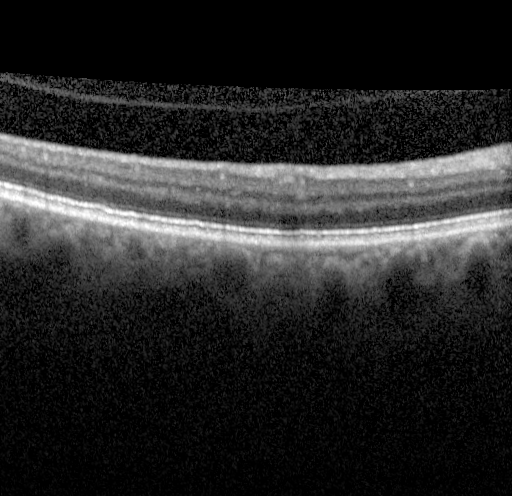
#> input picture B5B3ADB0.tif, 512 x 496 px
$ python getRetinalLayers.py   (older library calls are emulated)
#> lines starting #> are read from the running program, lines starting #| are printed output that depends on the picture
#> further down, img is the input picture: shape (496, 512); min 0, max 255, mean 39.8
### getAdjacencyMatrix.py
import cv2
import numpy as np
from matplotlib import pyplot as plt
import matplotlib.lines as mlines
from scipy.sparse import csr_matrix
from scipy.sparse.csgraph import dijkstra


#####################################


# Defines a translation from 2 coordinates to a single index number
def sub2ind(array_shape, rows, cols):
    ind = rows*array_shape[1] + cols
    return ind

# Defines a reversed translation from index to 2 coordinates
def ind2sub(array_shape, ind):
    rows = (ind // array_shape[1])
    cols = ind % array_shape[1]
    return (rows, cols)

# constructs the adjacency matrices from an input image
def get_adjacency_matrix(img):

    # pad image with vertical column on both sides
    img = cv2.copyMakeBorder(img, 0, 0, 1, 1, cv2.BORDER_CONSTANT, value=0)
#> img: shape (496, 514)

    # get  vertical gradient image
    gy = cv2.Sobel(img, cv2.CV_64F, 0, 1, ksize=5)
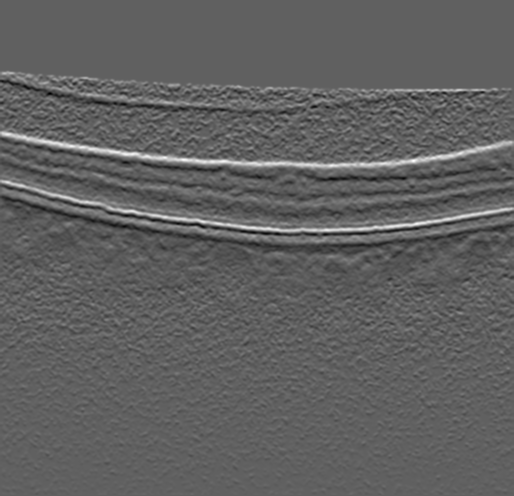
#> gy: shape (496, 514) float64; min -3820, max 6245, mean 0.5; drawn with min black and max white

    # norm values between 0 and 1
    gradImg = (gy - np.amin(gy))/(np.amax(gy)-np.amin(gy))

    # get the invert of the gradient image.
    gradImgMinus = 1-gradImg
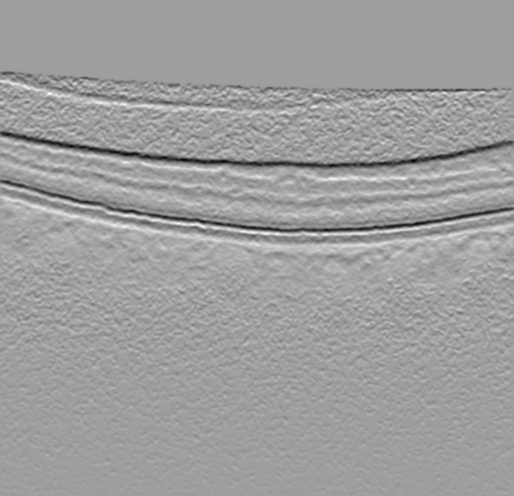
#> gradImgMinus: shape (496, 514) float64; min 0, max 1, mean 0.62

    height, width = gradImg.shape
#> height = 496; width = 514

    # minimal weight
    minWeight = 1E-5

    # iteration order over neighboring pixels in X and Y direction
    neighborIterY = [1, 0, -1, 1, -1,  1,  0, -1]
    neighborIterX = [1, 1,  1, 0,  0, -1, -1, -1]


    # 1 dimensional array to store the locations A (in the image as indices) for each weight.
    # np.arange returns evenly spaced values within  the interval 0 to size of the image
    adjMAsub = np.arange(height*width)

    # convert adjMA to y, x coordinates
    adjMAy,adjMAx = ind2sub(gradImg.shape, adjMAsub)

    # reshaping adjMAsub to a vertical vector
    adjMAsub = adjMAsub.reshape(adjMAsub.size,1)
    szadjMAsub = adjMAsub.shape
#> szadjMAsub = (254944, 1)

    # prepare to obtain the 8-connected neighbors of adjMAsub
    # Construct an array by repeating neighborIterX the number of times given in the second argument
    neighborIterY = np.tile(neighborIterY, (szadjMAsub[0],1))
    neighborIterX = np.tile(neighborIterX, (szadjMAsub[0],1))

    # repeat 8 times
    adjMAsub = np.tile(adjMAsub,(1, 8))
    adjMAy = np.tile(adjMAy,(1, 8))
    adjMAx = np.tile(adjMAx,(1, 8))


    #  get 8-connected neighbors of adjMAsub, adjMBx, adjMBy and adjMBsub
    adjMBy = adjMAy + neighborIterY.T.flatten()
    adjMBx = adjMAx + neighborIterX.T.flatten()

    #  make sure all locations are within the image.
    keepInd1 = np.logical_and(adjMBy >= 0, adjMBy < height)
    keepInd2 = np.logical_and(adjMBx >= 0, adjMBx < width)
    keepInd = np.logical_and(keepInd1,keepInd2)

    adjMAsub = adjMAsub.T.flatten()
    adjMAsub = adjMAsub.reshape(1,adjMAsub.size)
    adjMAsub = adjMAsub[keepInd]
    adjMBy = adjMBy[keepInd]
    adjMBx = adjMBx[keepInd]

    adjMBsub = sub2ind(gradImg.shape,adjMBy[:],adjMBx[:])

    # calculate weight
    gradImg1 = gradImg.flatten()
    gradImgMinus1 = gradImgMinus.flatten()
    adjMW = 2 - gradImg1[adjMAsub[:]] - gradImg1[adjMBsub[:]] + minWeight
    adjMmW = 2 - gradImgMinus1[adjMAsub[:]] - gradImgMinus1[adjMBsub[:]] + minWeight

    # pad minWeight on both sides
    imgTmp = np.zeros(gradImg.shape)
    imgTmp[:,0] = 1
    imgTmp[:,-1] = 1


    ind1, ind2 = np.nonzero(imgTmp[:] == 1)   # find all pixels equal 1
    indices = sub2ind(imgTmp.shape, ind1, ind2)
    imageSideInd = np.isin(adjMBsub,indices) # Test whether each element of the first array is also present in a second array
    adjMW[imageSideInd] = minWeight
    adjMmW[imageSideInd] = minWeight

    adjMatrixW = []
    adjMatrixMW = []

    return adjMatrixW, adjMatrixMW, adjMAsub, adjMBsub, adjMW, adjMmW, img

# constructs a SciPy Compressed Sparse Row matrix
# [46 lines left out: functions sparse_matrix, find_shortest_path, get_path, plot_layers, not called in this run]


##############################################
################   EXAMPLE   #################
##############################################


# get path of an image.
# folderPath = 'C:/Users/ylliv/Documents/Medientechnologie/Medientechnologie/6.Semester/Retina/Python/'
# folderPath = 'C:/Users/ylliv/Documents/Medientechnologie/Medientechnologie/6.Semester/Retina/Python/Reduced_data_set/Reduced_data_set/sick/with_druses/'
# folderPath = 'C:/Users/ylliv/Documents/Medientechnologie/Medientechnologie/6.Semester/Retina/Python/Reduced_data_set/Reduced_data_set/healthy/normal/'
# name = '38B062A0.tif'
name = '437D6CD0.tif'

# #myimg = cv2.imread(folderPath + name, 0)
# resized = cv2.resize(img, dsize=None, fx=0.5, fy=0.5,interpolation=cv2.INTER_AREA)

# # blur image
# #gblur = cv2.GaussianBlur(padded,(5,5),3)
# #gblur = cv2.bilateralFilter(padded,5,25,25)
# gblur = cv2.medianBlur(resized, 5)

# # start log time
# start_time = time.time()
# # #####################################
# adjMatrixW, adjMatrixMW, adjMAsub, adjMBsub, adjMW, adjMmW, newImg = get_adjacency_matrix(gblur)
# adjMatrixW = sparse_matrix (adjMW[:], adjMAsub[:], adjMBsub[:], newImg)
# adjMatrixМmW = sparse_matrix (adjMmW[:], adjMAsub[:], adjMBsub[:], newImg)

# dist_matrix, predecessors = find_shortest_path(adjMatrixW)
# dist_matrix2, predecessors2 = find_shortest_path(adjMatrixМmW)

# # list with all nodes between start and end point
# path = get_path(predecessors, len(dist_matrix)-1)
# path2 = get_path(predecessors2, len(dist_matrix2)-1)

# # #############################################
# # #log time
# # elapsed_time = time.time() - start_time
# # print("Execution time: " + str(int(elapsed_time / 60)) + " minute(s) and " + str(
# #     int(elapsed_time % 60)) + " seconds")
# # print(elapsed_time)

# # #paths = [path, path2]
# # plot_layers(newImg, [path, path2])

### getRetinalLayers.py
# This function organize the workflow of the retinal segmentation
# It defines the boundaries between 7 retinal layers:

# ILM (vitreous-NFL)
# NFL/GCL
# IPL/INL
# INL/OPL
# OPL/ONL
# IS/OS
# RPE

import numpy as np
import cv2
from scipy.sparse import dok_matrix
from scipy.sparse.csgraph import dijkstra, shortest_path
from matplotlib import pyplot as plt
import itertools
import time
import segmentation_helper
from getAdjacencyMatrix import get_adjacency_matrix, sparse_matrix, find_shortest_path, get_path, sub2ind,ind2sub, plot_layers
from getRetinalLayersCore import get_retinal_layers_core
import skimage.io as io
from segmentation_helper import flatten

class Params(object):

    def __init__(self):
        self.is_resize = 1.0
        self.filter_0_params = np.array([5,5,1])
        self.filter_params = np.array([20,20,2])
        self.ilm_0 = 2
        self.ilm_1 = 2
        self.is_os_0 = 4
        self.is_os_1 = 4
        self.rpe_0 = 0.05
        self.rpe_1 = 0.05
        self.inl_opl_0 = 0.1
        self.inl_opl_1 = 0.3
        self.nfl_gcl_0 = 0.05
        self.nfl_gcl_1 = 0.3
        self.ipl_inl_0 = 0.6
        self.ipl_inl_1 = 0.2
        self.opl_onl_0 = 0.05
        self.opl_onl_1 = 0.5

        # adjacency matrices parameter
        self.adjMatrixW = []
        self.adjMatrixMW = []
        self.adjMAsub = []
        self.adjMBsub = []
        self.adjMW = []
        self.adjMmW = []

        # inner class rough_ilm_and_isos
        self.rough_ilm_and_isos = self.Rough_ilm_and_isos()


    class Rough_ilm_and_isos(object):


        def __init__(self):
            self.shrink_scale = 1.0
            self.offsets = np.arange(-5,6)


params = Params()


def get_retinal_layers(img):

    # get Image size
    sz_img = img.shape

    # resize Image
    #img = cv2.resize(img, dsize=None, fx=1.0, fy=1.0, interpolation=cv2.INTER_AREA)

    # smooth image
    # 2 approaches:

    ## Gaussian Blur
    #img = cv2.GaussianBlur(img,(3,3),0.8,0)

    # flatten image
    #img, unflatten = flatten(img)

    ## Median
    img = cv2.medianBlur(img,3)

    # Create adjacency matrices
    params.adjMatrixW, params.adjMatrixMW, params.adjMAsub, params.adjMBsub, params.adjMW, params.adjMmW, img_new = get_adjacency_matrix(img)
#> params.adjMatrixW = []; params.adjMatrixMW = []

    # Pre-set order
    retinal_layer_segmentation_order = ['roughILMandISOS', 'ilm', 'isos', 'rpe', 'inlopl', 'nflgcl', 'iplinl', 'oplonl']

    # Iterate through the list and save the found layer boundaries
    retinal_layers = []#np.empty(7,dtype = object)
    for layer in  retinal_layer_segmentation_order:
        retinal_layers = get_retinal_layers_core(layer,img_new,params,retinal_layers)
#> after the loop, retinal_layers = []


    plot_layers(img_new, retinal_layers)
    return retinal_layers, img_new


##################### Example Code #########################

img = cv2.imread('B5B3ADB0.tif', 0)
#> (the run stopped early here; a loop or call above may not have finished)

$ run again, with 38B062A0.tif copied over B5B3ADB0.tif
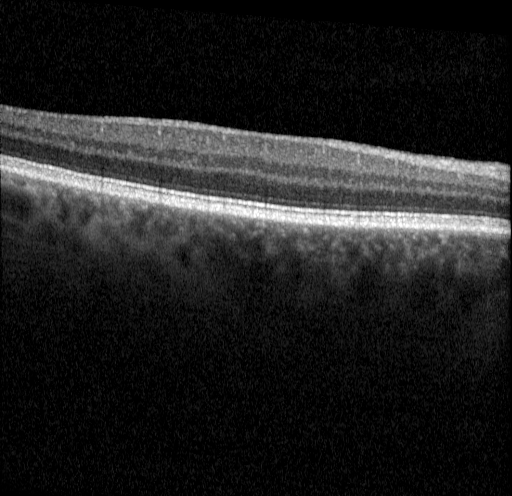
#> input picture 38B062A0.tif, 512 x 496 px
#> img is the input picture: shape (496, 512); min 0, max 255, mean 32.7
#> in get_adjacency_matrix, `gy = cv2.Sobel(img, cv2.CV_64F, 0, 1, ksize=5)`:
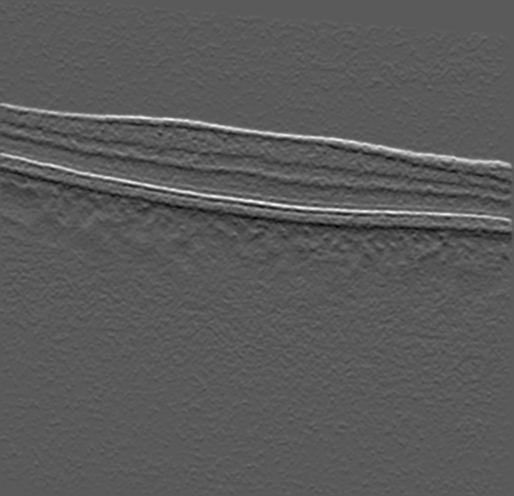
#> gy: shape (496, 514) float64; min -4201, max 7632, mean 0.4; drawn with min black and max white
#> in get_adjacency_matrix, `gradImgMinus = 1-gradImg`:
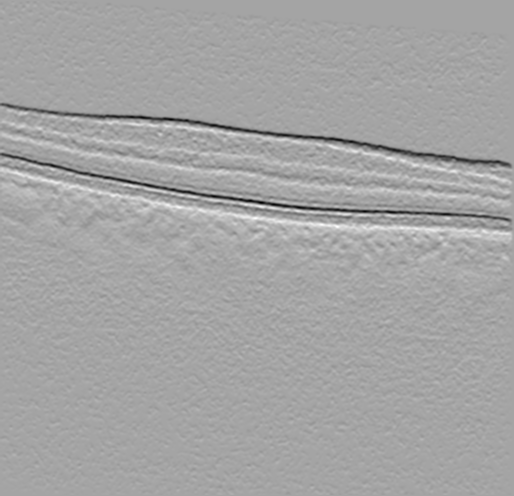
#> gradImgMinus: shape (496, 514) float64; min 0, max 1, mean 0.645
#> params.adjMatrixW = []

$ run again, with 391C1CC0.tif copied over B5B3ADB0.tif
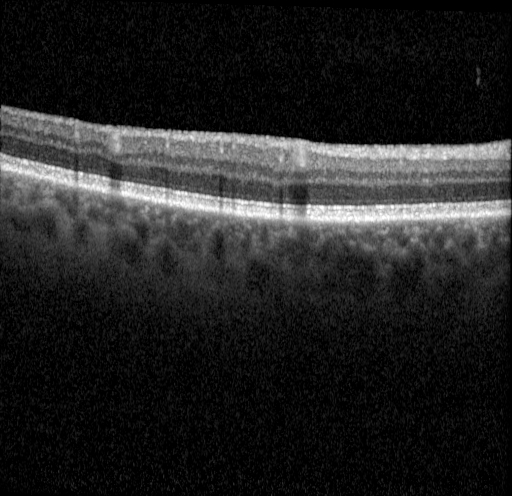
#> input picture 391C1CC0.tif, 512 x 496 px
#> img is the input picture: shape (496, 512); min 0, max 255, mean 35.7
#> in get_adjacency_matrix, `gy = cv2.Sobel(img, cv2.CV_64F, 0, 1, ksize=5)`:
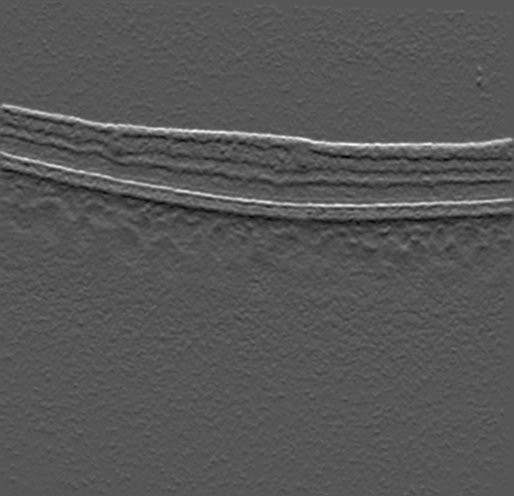
#> gy: shape (496, 514) float64; min -3921, max 7640, mean 0.5; drawn with min black and max white
#> in get_adjacency_matrix, `gradImgMinus = 1-gradImg`:
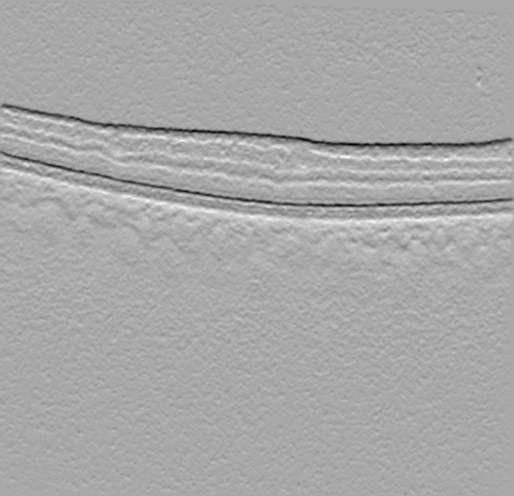
#> gradImgMinus: shape (496, 514) float64; min 0, max 1, mean 0.661
#> params.adjMatrixW = []

$ run again, with 61D70FB0.tif copied over B5B3ADB0.tif
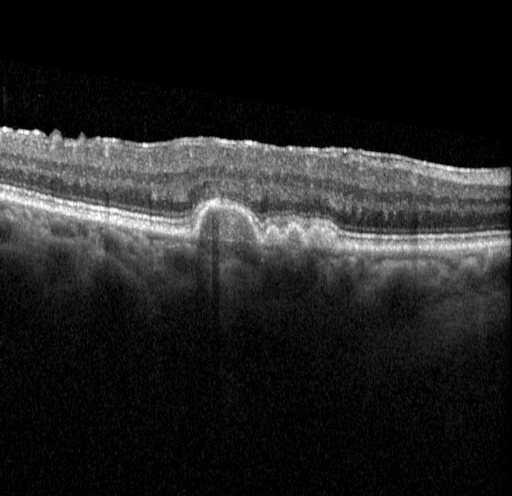
#> input picture 61D70FB0.tif, 512 x 496 px
#> img is the input picture: shape (496, 512); min 0, max 255, mean 34.2
#> in get_adjacency_matrix, `gy = cv2.Sobel(img, cv2.CV_64F, 0, 1, ksize=5)`:
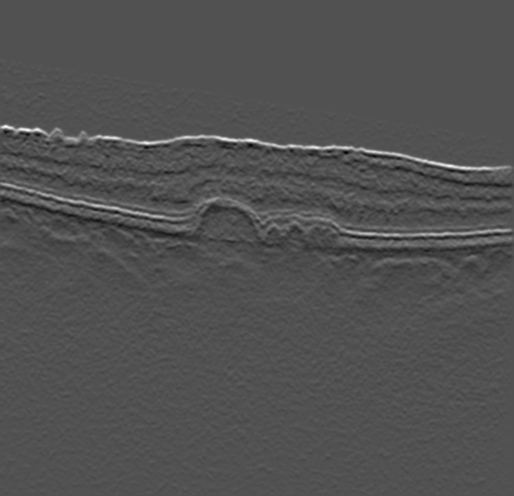
#> gy: shape (496, 514) float64; min -4646, max 9825, mean 0.6; drawn with min black and max white
#> in get_adjacency_matrix, `gradImgMinus = 1-gradImg`:
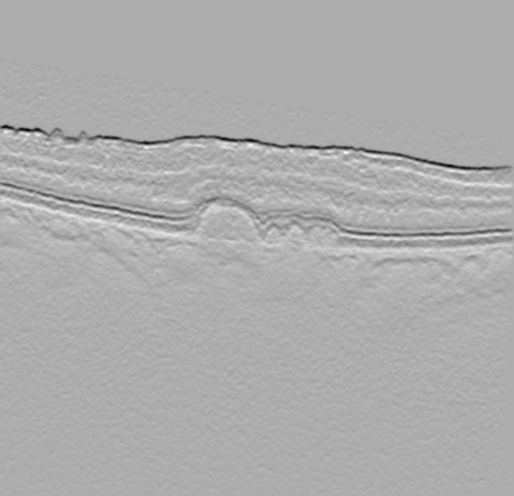
#> gradImgMinus: shape (496, 514) float64; min 0, max 1, mean 0.679
#> params.adjMatrixW = []
